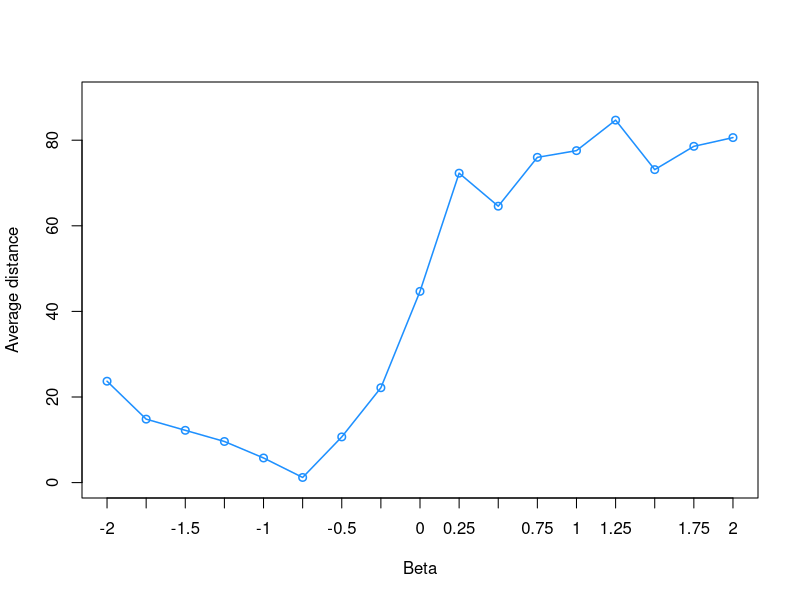

Source code (R):
rm(list=ls()) ## clean workspace
set.seed(1) ## for reproduction

######## FUNCTIONS ##################

#### parmeterize competitive interaction matrix with metabolic theory
interaction_matrix_random <- function(M,num,alpha,E){
  Inte <- runif(num*num)
  Inte <- matrix(Inte, ncol = num, nrow = num)
  for (a in 1:length(M)) {
    for (b in 1:length(M)) {
      Inte[a,b] <- (M[b])^(alpha)/(M[a])^(alpha)*exp((E[a]-E[b]))*(1/sqrt(num))
    }
  }
  diag(Inte) <- 1 # per niche framework
  Inte <- abs(Inte)*-1  #competition
  return(Inte)
}


#### Function to calculate distance between centroid and K
theta <- function(H,r){
  r_c <- v_centroid(H)
  out <- acos(sum(r_c*r)/(sqrt(sum(r^2))*sqrt(sum(r_c^2))))*180/pi
  return(out)
}

### Function to calculate centroid
v_centroid <- function(G){
  n <- nrow(G)
  D <- diag(1/sqrt(diag(t(G)%*%G)))
  G_n <- G %*% D
  v_c <- rowSums(G_n) /n 
  v_c <- t(t(v_c))
  return(v_c)
}


### Function to parameterize vector K
v_mt <- function(beta,num,M){ 
  v <- M^(beta)
  v <- v / sqrt(sum(v^2)) #normalization on the sphere
  v
}

###### END OF FUNCTIONS ##########


### initialization
num = 5 # number of species
loop <- 10^4  ### How many iterations
### ramnge of betas to study
rbeta <- c(-2,-1.75,-1.5,-1.25,-1,-0.75,-0.5,-0.25,0,0.25,0.5,0.75,1,1.25,1.5,1.75,2)
angle <- rep(0,length(beta))

## generate matrices abd analysis
for (i in 1:length(rbeta)) {
  beta <- rbeta[i]
  for (j in 1:loop) {
    #M <- runif(num,0,1) ## MASS
    M <- rlnorm(num,0,2)
    M <- M / sum(M)
    E <- runif(num,0.5,0.7) ## ACTIVATION ENERGY
    A <- interaction_matrix_random(M,num,alpha=3/4,E)  ## fixed ALPHA
    r_mt <- v_mt(beta,num,M)  ## VECTOR K
  }
  angle[i] <- theta(-A,r_mt) ### DISTANCE
}


### PLOT
plot(rbeta,angle,xlab ='Beta',xaxt = "n",ylab = 'Average distance',type='o',col='dodgerblue',cex.lab=1,lwd=1.5,axis.ticks=3,ylim = c(0,90))
axis(1, at = seq(-2,2,by = 0.25),labels = c(-2,-1.75,-1.5,-1.25,-1,-0.75,-0.5,-0.25,0,0.25,0.5,0.75,1,1.25,1.5,1.75,2))

#v <- eigen(A)
#N <- solve(-A,v$vectors[,1])
#plot(log(M),log(N))
#lm(log(N)~log(M))
